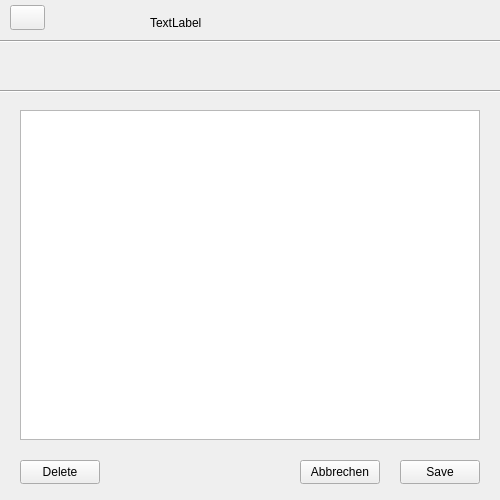
<?xml version="1.0" encoding="UTF-8"?>
<ui version="4.0">
 <class>Form</class>
 <widget class="QWidget" name="Form">
  <property name="geometry">
   <rect>
    <x>0</x>
    <y>0</y>
    <width>500</width>
    <height>500</height>
   </rect>
  </property>
  <property name="windowTitle">
   <string>hiasNote</string>
  </property>
  <widget class="QPushButton" name="pushButton">
   <property name="geometry">
    <rect>
     <x>10</x>
     <y>5</y>
     <width>35</width>
     <height>25</height>
    </rect>
   </property>
   <property name="text">
    <string/>
   </property>
   <property name="icon">
    <iconset>
     <normaloff>../../../Downloads/arrow_back_24dp_FFFFFF_FILL0_wght400_GRAD0_opsz24.png</normaloff>../../../Downloads/arrow_back_24dp_FFFFFF_FILL0_wght400_GRAD0_opsz24.png</iconset>
   </property>
  </widget>
  <widget class="QPushButton" name="pushButton_2">
   <property name="geometry">
    <rect>
     <x>400</x>
     <y>460</y>
     <width>80</width>
     <height>24</height>
    </rect>
   </property>
   <property name="text">
    <string>Save</string>
   </property>
  </widget>
  <widget class="QPushButton" name="pushButton_3">
   <property name="geometry">
    <rect>
     <x>300</x>
     <y>460</y>
     <width>80</width>
     <height>24</height>
    </rect>
   </property>
   <property name="text">
    <string>Abbrechen</string>
   </property>
  </widget>
  <widget class="QPushButton" name="pushButton_4">
   <property name="geometry">
    <rect>
     <x>20</x>
     <y>460</y>
     <width>80</width>
     <height>24</height>
    </rect>
   </property>
   <property name="text">
    <string>Delete</string>
   </property>
  </widget>
  <widget class="QTextEdit" name="textEdit">
   <property name="geometry">
    <rect>
     <x>20</x>
     <y>110</y>
     <width>460</width>
     <height>330</height>
    </rect>
   </property>
  </widget>
  <widget class="QLabel" name="label">
   <property name="geometry">
    <rect>
     <x>150</x>
     <y>10</y>
     <width>200</width>
     <height>25</height>
    </rect>
   </property>
   <property name="text">
    <string>TextLabel</string>
   </property>
  </widget>
  <widget class="Line" name="line">
   <property name="geometry">
    <rect>
     <x>-5</x>
     <y>40</y>
     <width>510</width>
     <height>3</height>
    </rect>
   </property>
   <property name="orientation">
    <enum>Qt::Orientation::Horizontal</enum>
   </property>
  </widget>
  <widget class="Line" name="line_2">
   <property name="geometry">
    <rect>
     <x>-5</x>
     <y>90</y>
     <width>510</width>
     <height>3</height>
    </rect>
   </property>
   <property name="orientation">
    <enum>Qt::Orientation::Horizontal</enum>
   </property>
  </widget>
 </widget>
 <resources/>
 <connections/>
</ui>
